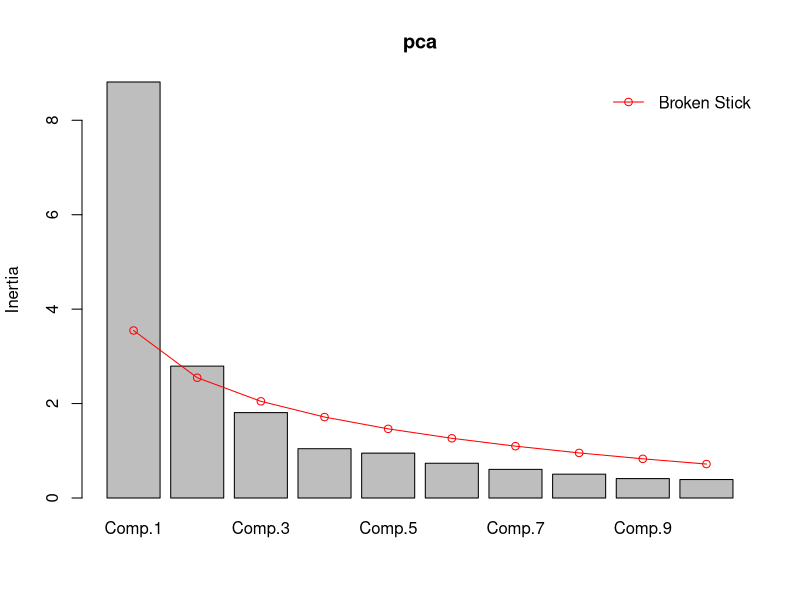
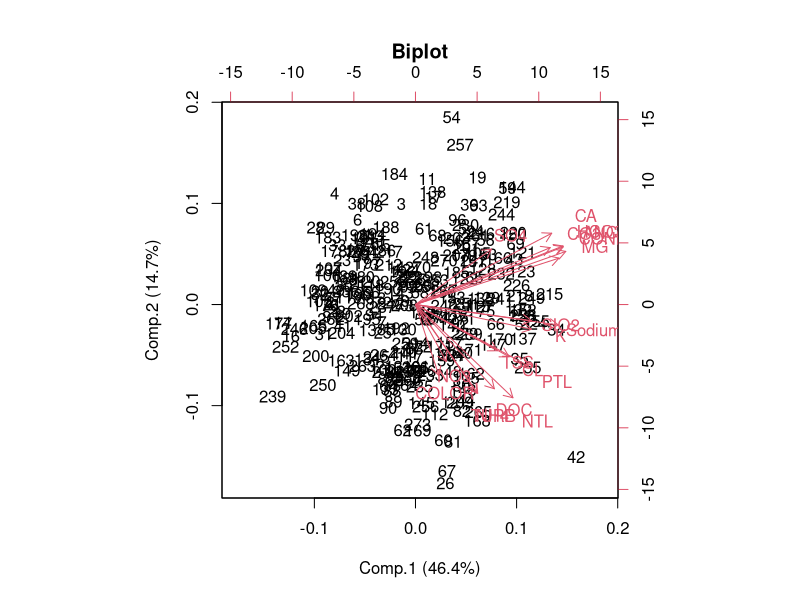
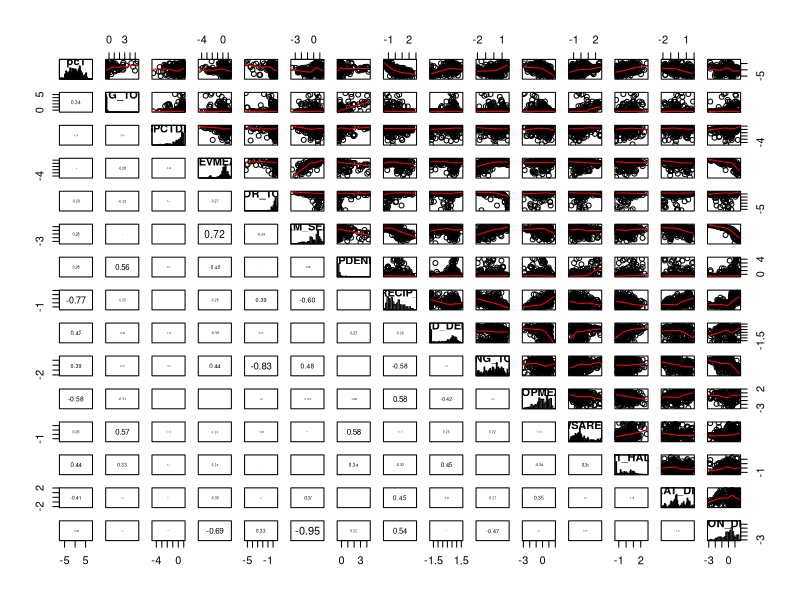
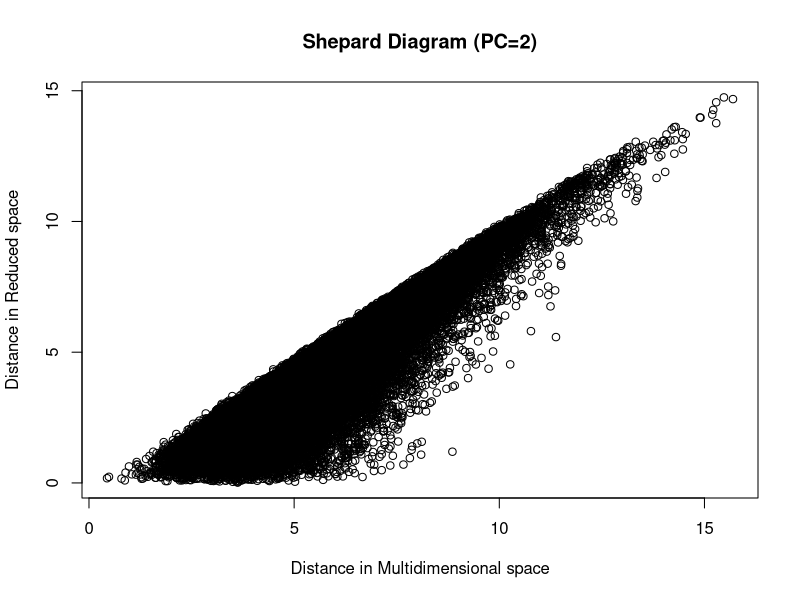
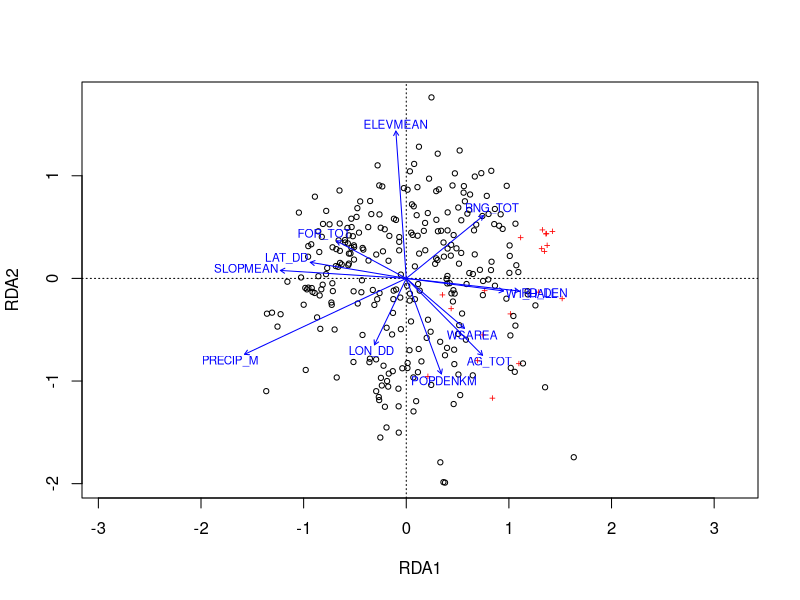

Write R code to recreate these figures, in order.
## ---- chunk 1
library(knitr)
opts_chunk$set(fig.width=6, fig.height=4, fig.path='Figs/',
               echo=FALSE, warning=FALSE, message=FALSE)
## ---- chunk 2
dta <- read.csv("wemap_pnw_rda_HW.csv")
wtr <- na.omit(dta) #remove missing data
wq <-wtr[c(2:20)] #water quality variables (unconstrained)
wq.l <- log(wq+1)
ws <-wtr[c(21:34)]#watershed variables (constrained)
ws.l <- log(ws+1)
ws.l1 <- ws.l[-c(2,5)]
## ---- chunk 3
cor.matrix<-function(x,data=NA,cor.method="pearson",add1to1=F,...){
  # panel.hist function adds the histogram
options(warning=F)
    panel.hist <- function(x)
  {
      usr <- par("usr")
      on.exit(par(usr))
      par(usr = c(usr[1:2], 0, 1.5) )
      h <- hist(x, plot = FALSE,breaks=30)
      breaks <- h$breaks
      nB <- length(breaks)
      y <- h$counts
      y <- y/max(y)
      rect(breaks[-nB], 0, breaks[-1], y, col="lightblue")
      box()
  }
  panel.cor <- function(x, y, digits=2, prefix="", cex.cor)
  {
      usr <- par("usr")
      on.exit(par(usr))
      par(usr = c(0, 1, 0, 1))
      r <- cor(x, y,method="spearman")
      txt <- format(c(r, 0.123456789), digits=digits)[1]
      txt <- paste(prefix, txt, sep="")
      if(missing(cex.cor)) cex <- 0.8/strwidth(txt)
      text(0.5, 0.5, txt, cex = cex * abs(r))
  }
  panel.smooth2<-function(x, y, bg = NA, pch = par("pch"),cex = 1, col.smooth = "red", span = 2/3,iter = 3,plot1to1=add1to1)
  {
    points(x, y, pch = pch, cex = cex,...)
    ok <- is.finite(x) & is.finite(y)
    if (any(ok)){
        lines(stats::lowess(x[ok], y[ok], f = span, iter = iter), col = col.smooth)
        }
        if(plot1to1){
          mn<-min(c(x,y),na.rm=T)
          mx<-max(c(x,y),na.rm=T)
          new.x<-seq(mn,mx,length.out=10)
          points(new.x,new.x,type='l',col="blue",lwd=2)
        }
  }
  if (class(x)=="formula"){
    x<-model.frame(x,data=data)

  }
  pairs(x,upper.panel=panel.smooth2,lower.panel=panel.cor,diag.panel=panel.hist,
        cex.labels = 1, font.labels=2)
  options(warning=T)
}
## ---- chunk 4
require(MASS) #loads the PCA package
pca <- princomp(wq.l, cor=TRUE) #creates a PC matrix using the correlation matrix
summary(pca)
## ---- chunk 5
library(vegan)
library(MASS)
mod<-rda(wq.l~.,data=ws.l, scale=T) #Full RDA model
## ---- chunk 6
ws.l1 <-ws.l[-c(2,5)]
rda.1<-rda(wq.l ~.,data=ws.l1,scale=T)
## ---- chunk 7
#scaled data
cor <- round(cor(wq.l),2) # correlation matrix 
kable((cor), digits=2) #Formats table for output
## ---- chunk 8
ld <-round(loadings(pca)[,c(1:2)],2)
kable(ld)
## ---- chunk 9
library(vegan)
screeplot(pca, bstick = TRUE) #inertia= variance n PCA
## ---- chunk 10
biplot(pca, main = "Biplot", xlab = "Comp.1 (46.4%)", ylab = "Comp.2 (14.7%)")
## ---- chunk 11
ws <-wtr[c(21:34)]
ws.l <-scale(log(ws+1)) #watershed variables
pc1 <- pca$scores[,1]
pc1<-as.data.frame(pc1)
crmx <-cbind(pc1,ws.l)
cor.matrix(crmx)
## ---- chunk 12
euc<-dist(scale(wq.l)) #Calculate Euclidian distance among sites scale=centered to Z-score (multidimentional spcae). Check transformation and matrix used.
euc.1<-dist(pca$scores[,c(1,2)]) #calculate Euclidian distance among sites in PCA space using only first 2 PCs (reduced space).
plot(euc,euc.1,main="Shepard Diagram (PC=2)", xlab="Distance in Multidimensional space", ylab="Distance in Reduced space") #x=euc, y=euc.1  
## ---- chunk 13
plot(rda.1) #triplot
## ---- chunk 14
kable(anova.cca(mod))
## ---- chunk 15
kable(anova.cca(rda.1, step=1000))
## ---- chunk 16
kable(anova.cca(rda.1,by='axis', step=1000))
